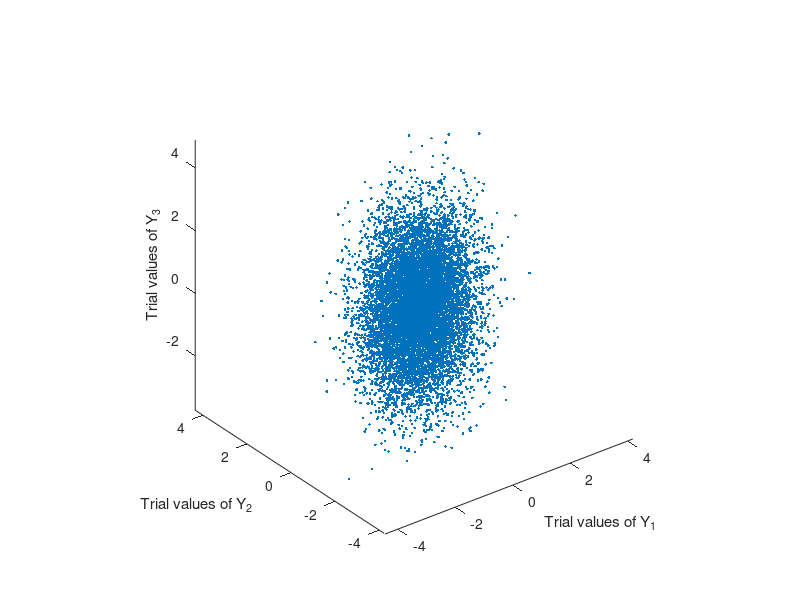

This chart was generated by the following MATLAB code:
clc; close all; clear;
%Set the angle parameters
theta_1 = 18; % in degrees
theta_2 = 24;
theta_3 = 53;

%Correlation coefficients
rho_1 = sind(theta_2)*cosd(theta_1);
rho_2 = cosd(theta_2)*cosd(theta_3);
rho_3 = sind(theta_1)*sind(theta_3);
rho = [rho_1, rho_2, rho_3];

%Number of trials
nTrials = 10000;

%Trial values of uncorrelated Normal random variables
X_1 = randn(1,nTrials);
X_2 = randn(1,nTrials);
X_3 = randn(1,nTrials);

%Linear combinations
X = [X_1; X_2; X_3]';
A = [sind(theta_1) cosd(theta_1) 0;
     0 sind(theta_2) cosd(theta_2);
     sind(theta_3) 0 cosd(theta_3)];
Y = X*A;
Y_1 = Y(:,1);
Y_2 = Y(:,2);
Y_3 = Y(:,3);

%Estimate correlation coefficient
disp(['Predicted correlation coefficients: ',mat2str(rho)]);
disp(corrcoef([Y_1(:),Y_2(:),Y_3(:)]));

%Scatterplot
plot3(Y_1,Y_2,Y_3,'.');
axis tight;
axis equal;
xlabel('Trial values of Y_1');
ylabel('Trial values of Y_2');
zlabel('Trial values of Y_3');

% To get matrix A for a given covariance matrix C.
% One can show that C = A*A^T. We then diagonalise A using 
% orthogonal matrix Q so that Q^T*C*Q = Lambda. It can be seen
% that if A = Q*\sqrt{Lambda}, then A*A^T = C.
C = [1.00  0.50  0.20;
     0.50  1.25  0.40;
     0.20  0.40  1.13]; % Our desired C
[Q,Lambda] = eig(C);
A = Q*sqrt(Lambda);
disp('Here is A:');
disp(A);
disp('Check A*A^T = C:');
disp(A*A'); 
